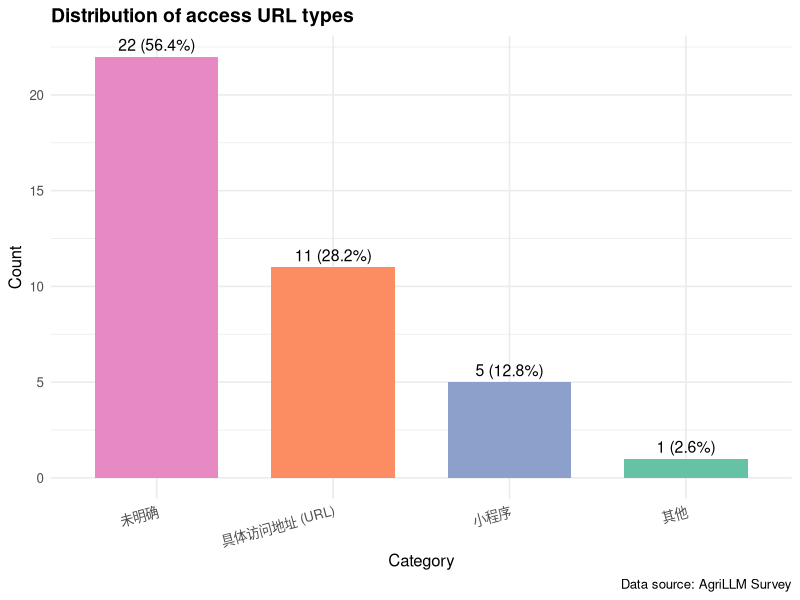

Generate this figure with R:
## ---- chunk 1
knitr::opts_chunk$set(echo = FALSE, warning = FALSE, message = FALSE)

library(readxl)
library(kableExtra)
library(dplyr)
library(ggplot2)
## ---- chunk 2
df <- read_excel("AgriLLM_survey_dat/AgriLLM_survey 20260420.xlsx")

df %>%
  head(10) %>%
  kable("html") %>%
  kable_styling(bootstrap_options = c("striped", "hover"), full_width = FALSE)
## ---- chunk 3
df %>%
  kable("html", escape = FALSE) %>%
  kable_styling("striped", full_width = TRUE) %>%
  scroll_box(width = "100%", height = "500px")
## ---- chunk 4
url_col <- "访问网址"

url_stats <- df %>%
  mutate(URL_Category = case_when(
    grepl("^https?://", .data[[url_col]], ignore.case = TRUE) ~ "具体访问地址 (URL)",
    grepl("小程序", .data[[url_col]]) ~ "小程序",
    grepl("未明确", .data[[url_col]]) ~ "未明确",
    TRUE ~ "其他"
  )) %>%
  count(URL_Category, name = "Count") %>%
  mutate(Percentage = round(Count / sum(Count) * 100, 1))

url_stats %>%
  kable("html") %>%
  kable_styling(bootstrap_options = c("striped", "hover"), full_width = FALSE)
## ---- chunk 5
ggplot(url_stats, aes(x = reorder(URL_Category, -Count), y = Count, fill = URL_Category)) +
  geom_bar(stat = "identity", width = 0.7) +
  geom_text(aes(label = paste0(Count, " (", Percentage, "%)")), 
            vjust = -0.5, size = 4) +
  scale_fill_brewer(palette = "Set2") +
  labs(
    title = "Distribution of access URL types",
    x = "Category",
    y = "Count",
    caption = "Data source: AgriLLM Survey"
  ) +
  theme_minimal(base_size = 12) +
  theme(
    legend.position = "none",
    plot.title = element_text(face = "bold", size = 14),
    axis.text.x = element_text(angle = 15, hjust = 1)
  )
## ---- chunk 6
df %>%
  mutate(URL_category = case_when(
    grepl("^https?://", .data[[url_col]], ignore.case = TRUE) ~ "具体访问地址",
    grepl("小程序", .data[[url_col]]) ~ "小程序",
    grepl("未明确", .data[[url_col]]) ~ "未明确",
    TRUE ~ "其他"
  )) %>%
  select(1, all_of(url_col), URL_category) %>%  
  kable("html", escape = FALSE) %>%
  kable_styling(bootstrap_options = c("striped", "hover"), full_width = FALSE)
## ---- chunk 7
summary_df <- data.frame(
  Metric = c("Total Records", "Records with URL", "Records with 小程序", 
             "Records with 未明确", "Other/Uncategorized"),
  Count = c(
    nrow(df),
    sum(grepl("^https?://", df[[url_col]], ignore.case = TRUE)),
    sum(grepl("小程序", df[[url_col]])),
    sum(grepl("未明确", df[[url_col]])),
    sum(!grepl("^https?://|小程序|未明确", df[[url_col]]))
  )
)

summary_df %>%
  kable("html") %>%
  kable_styling(bootstrap_options = c("striped", "hover"), full_width = FALSE)
